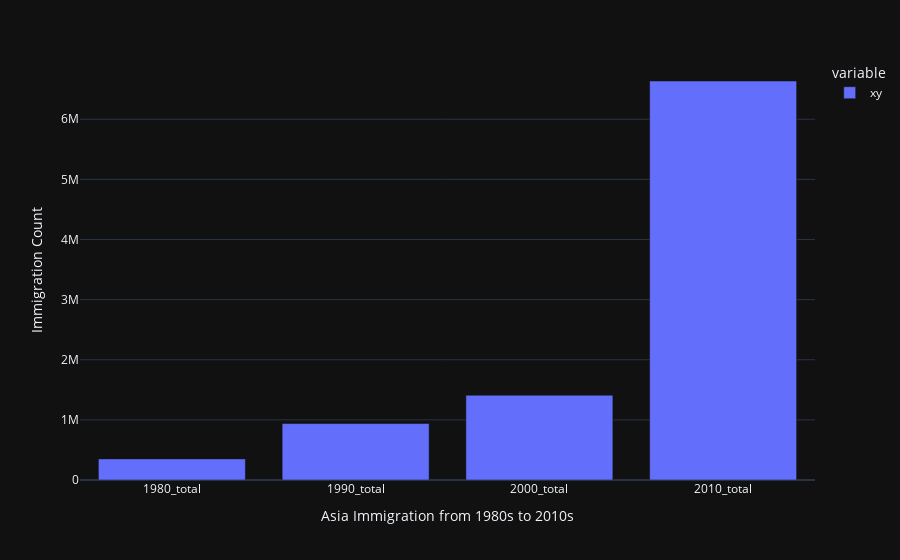

The notebook cell saved with this chart:
### Code cell
df_asia_data = pd.DataFrame({'xy': asia_data})
px.bar(df_asia_data, labels={'value': 'Immigration Count', 'index': 'Asia Immigration from 1980s to 2010s'})

### Figure 1 — Plotly figure (JSON) as saved in the notebook; plotly's stock layout.template omitted (floating-point values rounded to 4 significant figures)
{"data": [{"alignmentgroup": "True", "hovertemplate": "variable=xy<br>Asia Immigration from 1980s to 2010s=%{x}<br>Immigration Count=%{y}<extra></extra>", "legendgroup": "xy", "marker": {"color": "#636efa", "pattern": {"shape": ""}}, "name": "xy", "offsetgroup": "xy", "orientation": "v", "showlegend": true, "textposition": "auto", "type": "bar", "x": ["1980_total", "1990_total", "2000_total", "2010_total"], "xaxis": "x", "y": [351025, 938744, 1409993, 6635588], "yaxis": "y"}], "layout": {"barmode": "relative", "legend": {"title": {"text": "variable"}, "tracegroupgap": 0}, "margin": {"t": 60}, "xaxis": {"anchor": "y", "domain": [0, 1], "title": {"text": "Asia Immigration from 1980s to 2010s"}}, "yaxis": {"anchor": "x", "domain": [0, 1], "title": {"text": "Immigration Count"}}}}
